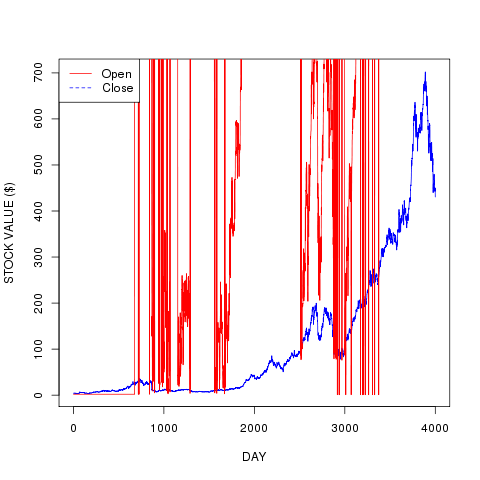

R code for this plot:
library(ggplot2)

require(devEMF)
emf('aapl2.emf')

#aapldata <- read.csv("http://www.google.com/finance/historical?q=NASDAQ:AAPL&authuser=0&output=csv ", sep=",", header=1)
aapldata <- read.csv("http://www.google.com/finance/historical?q=AAPL&startdate=Mar+1%2C+1980&enddate=Mar+1%2C+2013&output=csv ", sep=",", header=1)
googdata <- read.csv("http://www.google.com/finance/historical?q=AAPL&startdate=Nov%201,%202011&enddate=Nov%2030,%202011&output=csv")

# reverse data rows
aapl = aapldata[nrow(aapldata):1, ]

print(names(aapldata))
print(names(aapldata)[c(2,5)])
print(aapl)
#print(googdata)

write.csv(aapldata, file = "aapl.csv")
write.table(aapldata, file = "aapl.tab")

#axis = (1, lab = aapl[2])
#axis = (2, aapl[2])
#box()

# close value
#plot(aapl[,1], aapl[,5], xlab = "TIME", ylab = "PRICE ($)", type = "l", col="blue")
plot(aapl[,5], xlab = "DAY", ylab = "STOCK VALUE ($)", type = "l", col="blue")

# open value
lines(aapl[,2], type = "l", col="red")

#legend("topleft", names(aapldata)[c(2,5)], fill = heat.colors(2))
legend("topleft", names(aapldata)[c(2,5)], lty = 1:2, col = c('red', 'blue'))
#legend("topleft", names(aapldata)[c(2,5)], lty = 1, col = c('red', 'blue'))

#matplot(aapl[,1], aapl[,5], type = "l", col="red")
#plot(aapl[c(1:40), 1], aapl[c(1:40),5], xlab = "TIME", ylab = "PRICE ($)", type = "l", col="blue")
#plot(aapl[c(1:40),5], xlab = "TIME", ylab = "PRICE ($)", type = "l", col="blue")
#plot(aapl[,1], aapl[,5], type = "l", col="blue")

# simple example
#x <- c(1,3,6,9,12)
#y <- c(1.5,2,7,8,15)
#plot(x,y, pch=15, col="blue")

# Example 2. Draw a plot, set a bunch of parameters.
#plot(x,y, xlab="x axis", ylab="y axis", main="my plot", ylim=c(0,20), xlim=c(0,20), pch=15, col="blue")
# fit a line to the points
#myline.fit <- lm(y ~ x)

# get information about the fit
#summary(myline.fit)

# draw the fit line on the plot
#abline(myline.fit)

# add some more points to the graph
#x2 <- c(0.5, 3, 5, 8, 12)
#y2 <- c(0.8, 1, 2, 4, 6)

#points(x2, y2, pch=16, col="green")

# header = TRUE ignores the first line, check.names = FALSE allows '+' in 'C++'
#benchmark <- read.table("", header = TRUE, row.names = "vwnd", check.names = FALSE)

# 't()' is matrix tranposition, 'beside = TRUE' separates the benchmarks, 'heat' provides nice colors
#barplot(t(as.matrix(benchmark)), beside = TRUE, col = heat.colors(6))
#barplot(t(as.matrix(benchmark)), beside = TRUE, col = heat.colors(6), xlab = "DAY", ylab = "STOCK VALUE ($)")

# 'cex' stands for 'character expansion', 'bty' for 'box type' (we don't want borders)
#legend("topright", names(benchmark), cex = 0.9, bty = "n", fill = heat.colors(6))
